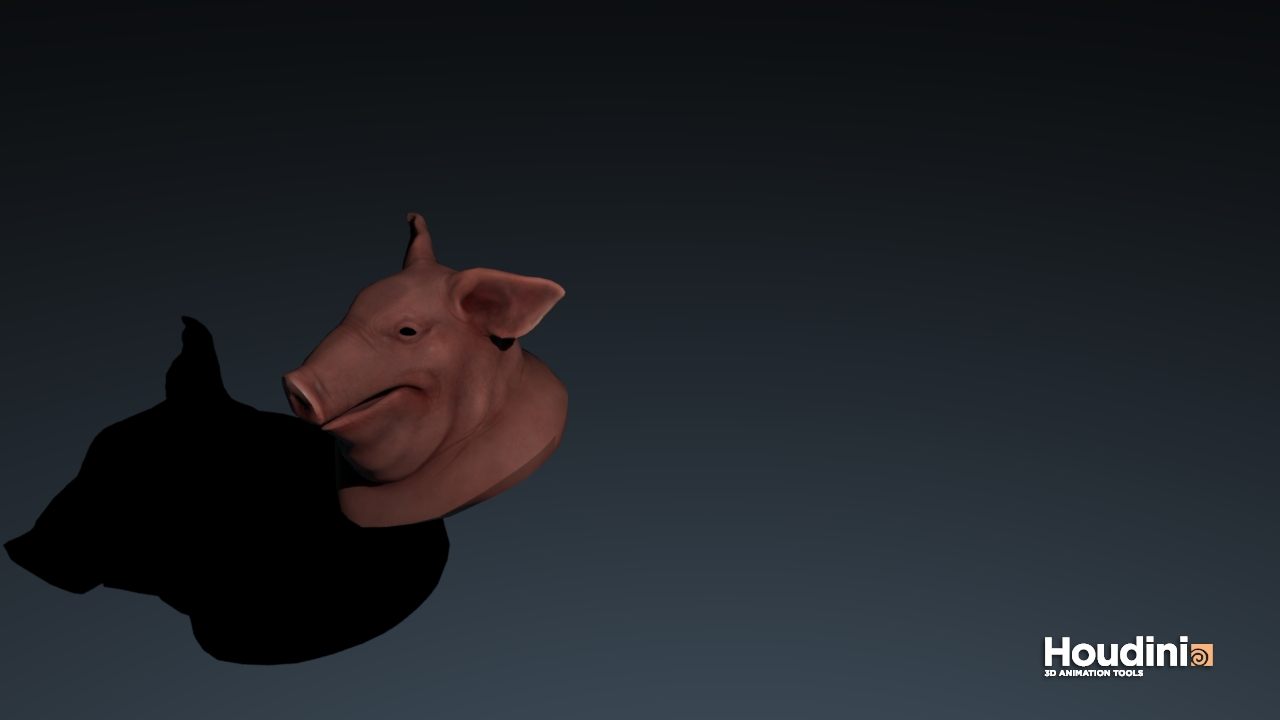
#> input picture Twist-Pig/JPG/img-0.jpg, 1280 x 720 px; its folder holds 4 pictures in this run
$ python ImgCrop.py
#> lines starting #> are read from the running program, lines starting #| are printed output that depends on the picture
from PIL import Image

def crop_center(pil_img, crop_width, crop_height):
    img_width, img_height = pil_img.size
    return pil_img.crop(((img_width - crop_width) // 2, (img_height - crop_height) // 2, (img_width + crop_width) // 2, (img_height + crop_height) // 2))


def crop_top_left(pil_img, crop_width, crop_height):
    return pil_img.crop((0,0, crop_width, crop_height))


for i in range(0,142):

    # num = "%05d" % i
    num = str(i)
    num_03 = "%03d" % i

    in_path = "JPG/img-" + num + ".jpg"
    out_path = "cropped/img-" + num_03 + ".jpg"
    img = Image.open(in_path)
#> img is the input picture: PIL image 1280x720 RGB; mean R, G, B 31.7, 35.1, 40.2
    # img_new = crop_center(img, 720, 720)
    img_new = crop_top_left(img, 720, 720)
#> in crop_top_left, `return pil_img.crop((0,0, crop_width, crop_height))`:
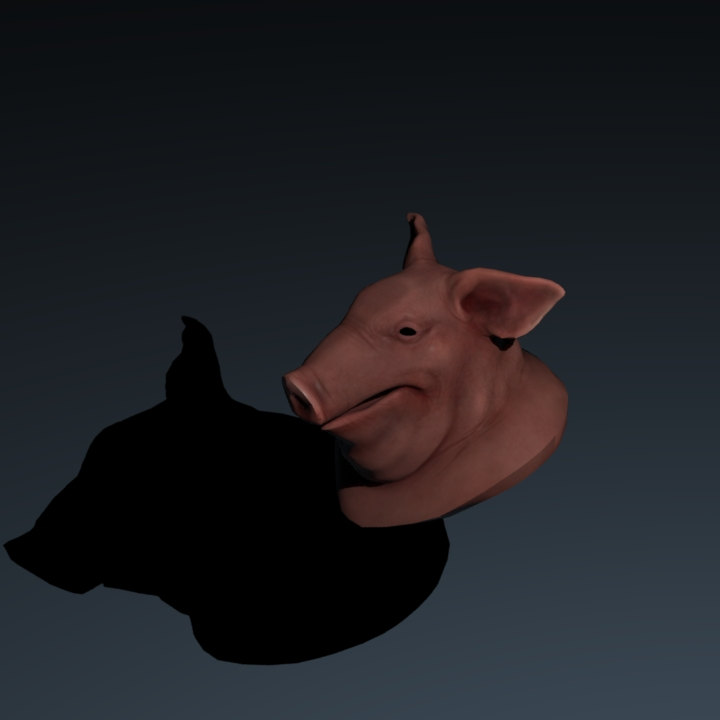
#> returned value: PIL image 720x720 RGB; mean R, G, B 30.7, 31.6, 35.6
    img_new.save(out_path, quality=100)

    print("cropped", i)
#> pass 2 of the loop `for i in range(0,142):`:
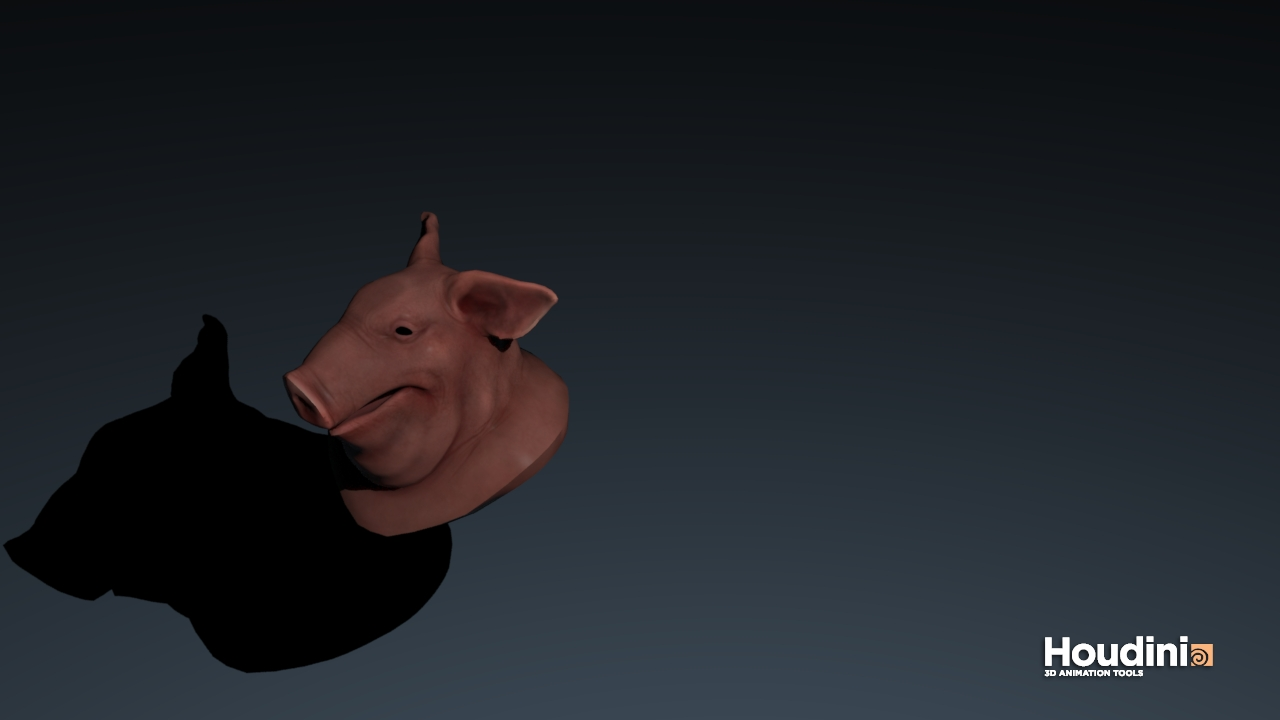
#> input picture Twist-Pig/JPG/img-1.jpg, 1280 x 720 px
#> img is the input picture: PIL image 1280x720 RGB; mean R, G, B 31.7, 35, 40.1
#> in crop_top_left (call 2), `return pil_img.crop((0,0, crop_width, crop_height))`:
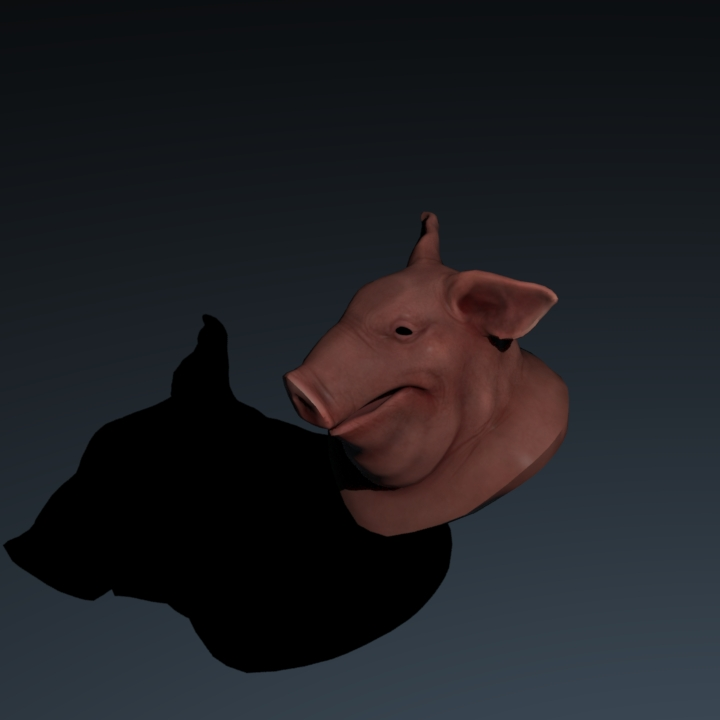
#> returned value: PIL image 720x720 RGB; mean R, G, B 30.6, 31.4, 35.4
#> (the run stopped early here; a loop or call above may not have finished)
